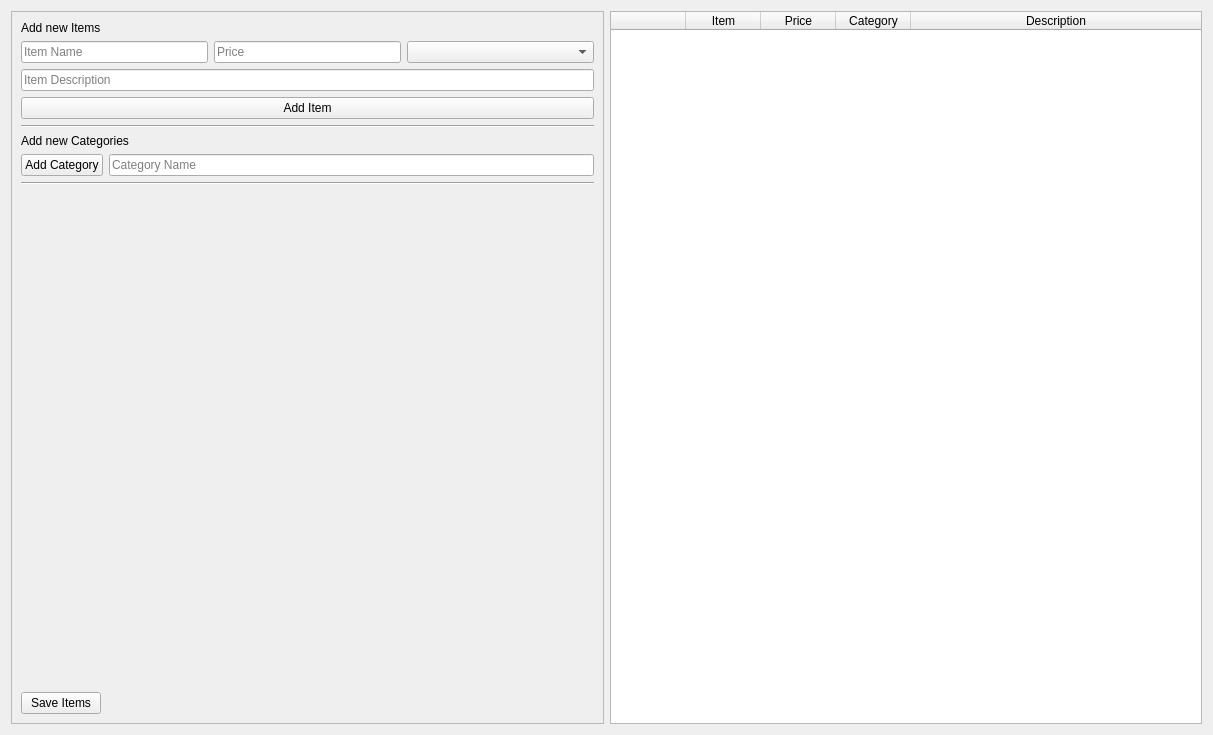
<?xml version="1.0" encoding="UTF-8"?>
<ui version="4.0">
 <class>ItemEditor</class>
 <widget class="QWidget" name="ItemEditor">
  <property name="geometry">
   <rect>
    <x>0</x>
    <y>0</y>
    <width>1213</width>
    <height>735</height>
   </rect>
  </property>
  <property name="windowTitle">
   <string>Item Editor</string>
  </property>
  <property name="windowIcon">
   <iconset resource="../../resources/resources.qrc">
    <normaloff>:/icons/menu/item-shop.png</normaloff>:/icons/menu/item-shop.png</iconset>
  </property>
  <layout class="QHBoxLayout" name="horizontalLayout">
   <item>
    <widget class="QFrame" name="frame_2">
     <property name="frameShape">
      <enum>QFrame::StyledPanel</enum>
     </property>
     <property name="frameShadow">
      <enum>QFrame::Raised</enum>
     </property>
     <layout class="QVBoxLayout" name="verticalLayout_2">
      <item>
       <widget class="QLabel" name="label_2">
        <property name="text">
         <string>Add new Items</string>
        </property>
       </widget>
      </item>
      <item>
       <layout class="QHBoxLayout" name="horizontalLayout_2">
        <item>
         <widget class="QLineEdit" name="lineEdit_itemName">
          <property name="sizePolicy">
           <sizepolicy hsizetype="Minimum" vsizetype="Fixed">
            <horstretch>0</horstretch>
            <verstretch>0</verstretch>
           </sizepolicy>
          </property>
          <property name="placeholderText">
           <string>Item Name</string>
          </property>
         </widget>
        </item>
        <item>
         <widget class="QLineEdit" name="lineEdit_itemPrice">
          <property name="sizePolicy">
           <sizepolicy hsizetype="Minimum" vsizetype="Fixed">
            <horstretch>0</horstretch>
            <verstretch>0</verstretch>
           </sizepolicy>
          </property>
          <property name="placeholderText">
           <string>Price</string>
          </property>
         </widget>
        </item>
        <item>
         <widget class="QComboBox" name="comboBox_category">
          <property name="sizePolicy">
           <sizepolicy hsizetype="Minimum" vsizetype="Fixed">
            <horstretch>0</horstretch>
            <verstretch>0</verstretch>
           </sizepolicy>
          </property>
         </widget>
        </item>
       </layout>
      </item>
      <item>
       <widget class="QLineEdit" name="lineEdit_itemDescription">
        <property name="sizePolicy">
         <sizepolicy hsizetype="Minimum" vsizetype="Fixed">
          <horstretch>0</horstretch>
          <verstretch>0</verstretch>
         </sizepolicy>
        </property>
        <property name="placeholderText">
         <string>Item Description</string>
        </property>
       </widget>
      </item>
      <item>
       <widget class="QPushButton" name="pushButton_addItem">
        <property name="text">
         <string>Add Item</string>
        </property>
       </widget>
      </item>
      <item>
       <widget class="Line" name="line">
        <property name="orientation">
         <enum>Qt::Horizontal</enum>
        </property>
       </widget>
      </item>
      <item>
       <widget class="QLabel" name="label_3">
        <property name="text">
         <string>Add new Categories</string>
        </property>
       </widget>
      </item>
      <item>
       <layout class="QHBoxLayout" name="horizontalLayout_3">
        <item>
         <widget class="QPushButton" name="pushButton_addCategory">
          <property name="sizePolicy">
           <sizepolicy hsizetype="Maximum" vsizetype="Fixed">
            <horstretch>0</horstretch>
            <verstretch>0</verstretch>
           </sizepolicy>
          </property>
          <property name="text">
           <string>Add Category</string>
          </property>
         </widget>
        </item>
        <item>
         <widget class="QLineEdit" name="lineEdit_categoryName">
          <property name="sizePolicy">
           <sizepolicy hsizetype="Minimum" vsizetype="Fixed">
            <horstretch>0</horstretch>
            <verstretch>0</verstretch>
           </sizepolicy>
          </property>
          <property name="placeholderText">
           <string>Category Name</string>
          </property>
         </widget>
        </item>
       </layout>
      </item>
      <item>
       <widget class="Line" name="line_2">
        <property name="orientation">
         <enum>Qt::Horizontal</enum>
        </property>
       </widget>
      </item>
      <item>
       <spacer name="verticalSpacer">
        <property name="orientation">
         <enum>Qt::Vertical</enum>
        </property>
        <property name="sizeHint" stdset="0">
         <size>
          <width>20</width>
          <height>40</height>
         </size>
        </property>
       </spacer>
      </item>
      <item>
       <widget class="QPushButton" name="pushButton_save">
        <property name="sizePolicy">
         <sizepolicy hsizetype="Maximum" vsizetype="Fixed">
          <horstretch>0</horstretch>
          <verstretch>0</verstretch>
         </sizepolicy>
        </property>
        <property name="text">
         <string>Save Items</string>
        </property>
       </widget>
      </item>
     </layout>
    </widget>
   </item>
   <item>
    <widget class="QTableWidget" name="tableWidget_itemList">
     <property name="sizePolicy">
      <sizepolicy hsizetype="Minimum" vsizetype="Expanding">
       <horstretch>0</horstretch>
       <verstretch>0</verstretch>
      </sizepolicy>
     </property>
     <property name="dragEnabled">
      <bool>true</bool>
     </property>
     <property name="dragDropMode">
      <enum>QAbstractItemView::InternalMove</enum>
     </property>
     <property name="sortingEnabled">
      <bool>true</bool>
     </property>
     <attribute name="horizontalHeaderDefaultSectionSize">
      <number>75</number>
     </attribute>
     <attribute name="horizontalHeaderStretchLastSection">
      <bool>true</bool>
     </attribute>
     <attribute name="verticalHeaderVisible">
      <bool>false</bool>
     </attribute>
     <column>
      <property name="text">
       <string/>
      </property>
     </column>
     <column>
      <property name="text">
       <string>Item</string>
      </property>
     </column>
     <column>
      <property name="text">
       <string>Price</string>
      </property>
     </column>
     <column>
      <property name="text">
       <string>Category</string>
      </property>
     </column>
     <column>
      <property name="text">
       <string>Description</string>
      </property>
     </column>
    </widget>
   </item>
  </layout>
 </widget>
 <resources>
  <include location="../../resources/resources.qrc"/>
 </resources>
 <connections/>
</ui>
